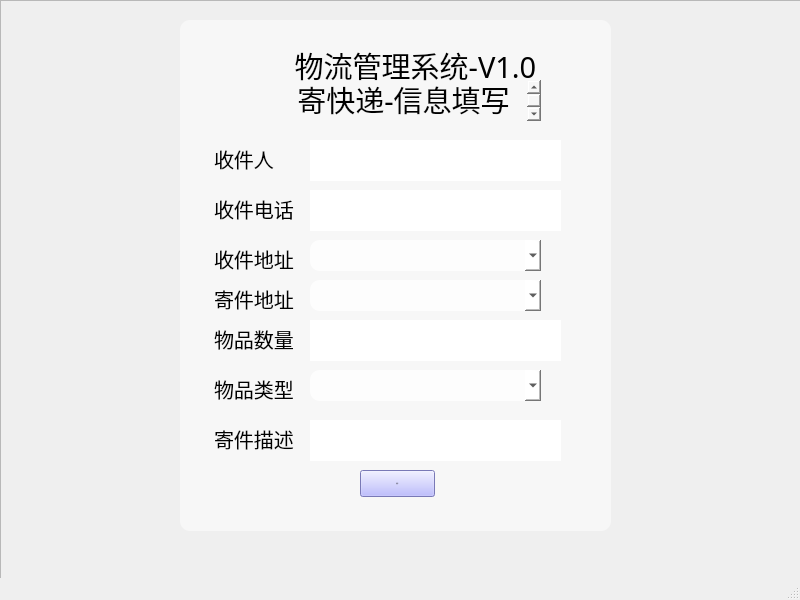
<?xml version="1.0" encoding="UTF-8"?>
<ui version="4.0">
 <class>pkgSend</class>
 <widget class="QMainWindow" name="pkgSend">
  <property name="geometry">
   <rect>
    <x>0</x>
    <y>0</y>
    <width>800</width>
    <height>600</height>
   </rect>
  </property>
  <property name="windowTitle">
   <string>MainWindow</string>
  </property>
  <property name="styleSheet">
   <string notr="true">#pkgSend{border-image: url(:/img/navi_background.png);}
</string>
  </property>
  <widget class="QWidget" name="centralwidget">
   <widget class="QFrame" name="mainFrame">
    <property name="geometry">
     <rect>
      <x>0</x>
      <y>0</y>
      <width>811</width>
      <height>591</height>
     </rect>
    </property>
    <property name="styleSheet">
     <string notr="true"/>
    </property>
    <property name="frameShape">
     <enum>QFrame::StyledPanel</enum>
    </property>
    <property name="frameShadow">
     <enum>QFrame::Raised</enum>
    </property>
    <widget class="QTextBrowser" name="title4">
     <property name="geometry">
      <rect>
       <x>210</x>
       <y>240</y>
       <width>141</width>
       <height>41</height>
      </rect>
     </property>
     <property name="font">
      <font>
       <family>SimHei</family>
       <pointsize>-1</pointsize>
       <weight>50</weight>
       <italic>false</italic>
       <bold>false</bold>
      </font>
     </property>
     <property name="styleSheet">
      <string notr="true">background-color: rgba(255, 255, 255,0);
border-width:0;border-style:outset;
font:20px &quot;SimHei&quot;</string>
     </property>
     <property name="html">
      <string>&lt;!DOCTYPE HTML PUBLIC &quot;-//W3C//DTD HTML 4.0//EN&quot; &quot;http://www.w3.org/TR/REC-html40/strict.dtd&quot;&gt;
&lt;html&gt;&lt;head&gt;&lt;meta name=&quot;qrichtext&quot; content=&quot;1&quot; /&gt;&lt;style type=&quot;text/css&quot;&gt;
p, li { white-space: pre-wrap; }
&lt;/style&gt;&lt;/head&gt;&lt;body style=&quot; font-family:'SimHei'; font-size:20px; font-weight:400; font-style:normal;&quot;&gt;
&lt;p style=&quot; margin-top:0px; margin-bottom:0px; margin-left:0px; margin-right:0px; -qt-block-indent:0; text-indent:0px;&quot;&gt;&lt;span style=&quot; font-family:'黑体'; font-size:20px;&quot;&gt;收件地址&lt;/span&gt;&lt;/p&gt;&lt;/body&gt;&lt;/html&gt;</string>
     </property>
    </widget>
    <widget class="QPushButton" name="Send">
     <property name="geometry">
      <rect>
       <x>360</x>
       <y>470</y>
       <width>75</width>
       <height>27</height>
      </rect>
     </property>
     <property name="font">
      <font>
       <family>SimHei</family>
       <pointsize>-1</pointsize>
       <weight>50</weight>
       <italic>false</italic>
       <bold>false</bold>
      </font>
     </property>
     <property name="styleSheet">
      <string notr="true">background-color: rgb(170, 170, 255);border-width:0px;
font:20px &quot;SimHei&quot;</string>
     </property>
     <property name="text">
      <string>寄！</string>
     </property>
    </widget>
    <widget class="QTextBrowser" name="title3">
     <property name="geometry">
      <rect>
       <x>210</x>
       <y>140</y>
       <width>81</width>
       <height>41</height>
      </rect>
     </property>
     <property name="font">
      <font>
       <family>SimHei</family>
       <pointsize>-1</pointsize>
       <weight>50</weight>
       <italic>false</italic>
       <bold>false</bold>
      </font>
     </property>
     <property name="styleSheet">
      <string notr="true">background-color: rgba(255, 255, 255,0);
border-width:0;border-style:outset;
font:20px &quot;SimHei&quot;</string>
     </property>
     <property name="html">
      <string>&lt;!DOCTYPE HTML PUBLIC &quot;-//W3C//DTD HTML 4.0//EN&quot; &quot;http://www.w3.org/TR/REC-html40/strict.dtd&quot;&gt;
&lt;html&gt;&lt;head&gt;&lt;meta name=&quot;qrichtext&quot; content=&quot;1&quot; /&gt;&lt;style type=&quot;text/css&quot;&gt;
p, li { white-space: pre-wrap; }
&lt;/style&gt;&lt;/head&gt;&lt;body style=&quot; font-family:'SimHei'; font-size:20px; font-weight:400; font-style:normal;&quot;&gt;
&lt;p style=&quot; margin-top:0px; margin-bottom:0px; margin-left:0px; margin-right:0px; -qt-block-indent:0; text-indent:0px;&quot;&gt;&lt;span style=&quot; font-family:'黑体'; font-size:20px;&quot;&gt;收件人&lt;/span&gt;&lt;/p&gt;&lt;/body&gt;&lt;/html&gt;</string>
     </property>
    </widget>
    <widget class="QTextBrowser" name="textBrowser">
     <property name="geometry">
      <rect>
       <x>180</x>
       <y>20</y>
       <width>431</width>
       <height>511</height>
      </rect>
     </property>
     <property name="styleSheet">
      <string notr="true">border-width:0px;
border-style:outset;
border-radius:10px;
background-color:rgba(255,255,255,0.5);</string>
     </property>
    </widget>
    <widget class="QLineEdit" name="recvName">
     <property name="geometry">
      <rect>
       <x>310</x>
       <y>140</y>
       <width>251</width>
       <height>41</height>
      </rect>
     </property>
     <property name="styleSheet">
      <string notr="true">border-width:0px;
border-style:outset;
font:20px &quot;SimHei&quot;</string>
     </property>
     <property name="text">
      <string/>
     </property>
    </widget>
    <widget class="QLineEdit" name="recvPhone">
     <property name="geometry">
      <rect>
       <x>310</x>
       <y>190</y>
       <width>251</width>
       <height>41</height>
      </rect>
     </property>
     <property name="styleSheet">
      <string notr="true">border-width:0px;
border-style:outset;
font:20px &quot;SimHei&quot;</string>
     </property>
     <property name="text">
      <string/>
     </property>
    </widget>
    <widget class="QTextBrowser" name="title4_2">
     <property name="geometry">
      <rect>
       <x>210</x>
       <y>190</y>
       <width>121</width>
       <height>41</height>
      </rect>
     </property>
     <property name="font">
      <font>
       <family>SimHei</family>
       <pointsize>-1</pointsize>
       <weight>50</weight>
       <italic>false</italic>
       <bold>false</bold>
      </font>
     </property>
     <property name="styleSheet">
      <string notr="true">background-color: rgba(255, 255, 255,0);
border-width:0;border-style:outset;
font:20px &quot;SimHei&quot;</string>
     </property>
     <property name="html">
      <string>&lt;!DOCTYPE HTML PUBLIC &quot;-//W3C//DTD HTML 4.0//EN&quot; &quot;http://www.w3.org/TR/REC-html40/strict.dtd&quot;&gt;
&lt;html&gt;&lt;head&gt;&lt;meta name=&quot;qrichtext&quot; content=&quot;1&quot; /&gt;&lt;style type=&quot;text/css&quot;&gt;
p, li { white-space: pre-wrap; }
&lt;/style&gt;&lt;/head&gt;&lt;body style=&quot; font-family:'SimHei'; font-size:20px; font-weight:400; font-style:normal;&quot;&gt;
&lt;p style=&quot; margin-top:0px; margin-bottom:0px; margin-left:0px; margin-right:0px; -qt-block-indent:0; text-indent:0px;&quot;&gt;&lt;span style=&quot; font-family:'黑体'; font-size:20px;&quot;&gt;收件电话&lt;/span&gt;&lt;/p&gt;&lt;/body&gt;&lt;/html&gt;</string>
     </property>
    </widget>
    <widget class="QTextBrowser" name="title4_3">
     <property name="geometry">
      <rect>
       <x>210</x>
       <y>420</y>
       <width>121</width>
       <height>41</height>
      </rect>
     </property>
     <property name="font">
      <font>
       <family>SimHei</family>
       <pointsize>-1</pointsize>
       <weight>50</weight>
       <italic>false</italic>
       <bold>false</bold>
      </font>
     </property>
     <property name="styleSheet">
      <string notr="true">background-color: rgba(255, 255, 255,0);
border-width:0;border-style:outset;
font:20px &quot;SimHei&quot;</string>
     </property>
     <property name="html">
      <string>&lt;!DOCTYPE HTML PUBLIC &quot;-//W3C//DTD HTML 4.0//EN&quot; &quot;http://www.w3.org/TR/REC-html40/strict.dtd&quot;&gt;
&lt;html&gt;&lt;head&gt;&lt;meta name=&quot;qrichtext&quot; content=&quot;1&quot; /&gt;&lt;style type=&quot;text/css&quot;&gt;
p, li { white-space: pre-wrap; }
&lt;/style&gt;&lt;/head&gt;&lt;body style=&quot; font-family:'SimHei'; font-size:20px; font-weight:400; font-style:normal;&quot;&gt;
&lt;p style=&quot; margin-top:0px; margin-bottom:0px; margin-left:0px; margin-right:0px; -qt-block-indent:0; text-indent:0px;&quot;&gt;&lt;span style=&quot; font-family:'黑体'; font-size:20px;&quot;&gt;寄件描述&lt;/span&gt;&lt;/p&gt;&lt;/body&gt;&lt;/html&gt;</string>
     </property>
    </widget>
    <widget class="QLineEdit" name="pkgDes">
     <property name="geometry">
      <rect>
       <x>310</x>
       <y>420</y>
       <width>251</width>
       <height>41</height>
      </rect>
     </property>
     <property name="styleSheet">
      <string notr="true">border-width:0px;
border-style:outset;
font:20px &quot;SimHei&quot;</string>
     </property>
     <property name="text">
      <string/>
     </property>
    </widget>
    <widget class="QTextBrowser" name="title4_4">
     <property name="geometry">
      <rect>
       <x>210</x>
       <y>280</y>
       <width>121</width>
       <height>41</height>
      </rect>
     </property>
     <property name="font">
      <font>
       <family>SimHei</family>
       <pointsize>-1</pointsize>
       <weight>50</weight>
       <italic>false</italic>
       <bold>false</bold>
      </font>
     </property>
     <property name="styleSheet">
      <string notr="true">background-color: rgba(255, 255, 255,0);
border-width:0;border-style:outset;
font:20px &quot;SimHei&quot;</string>
     </property>
     <property name="html">
      <string>&lt;!DOCTYPE HTML PUBLIC &quot;-//W3C//DTD HTML 4.0//EN&quot; &quot;http://www.w3.org/TR/REC-html40/strict.dtd&quot;&gt;
&lt;html&gt;&lt;head&gt;&lt;meta name=&quot;qrichtext&quot; content=&quot;1&quot; /&gt;&lt;style type=&quot;text/css&quot;&gt;
p, li { white-space: pre-wrap; }
&lt;/style&gt;&lt;/head&gt;&lt;body style=&quot; font-family:'SimHei'; font-size:20px; font-weight:400; font-style:normal;&quot;&gt;
&lt;p style=&quot; margin-top:0px; margin-bottom:0px; margin-left:0px; margin-right:0px; -qt-block-indent:0; text-indent:0px;&quot;&gt;&lt;span style=&quot; font-family:'黑体'; font-size:20px;&quot;&gt;寄件地址&lt;/span&gt;&lt;/p&gt;&lt;/body&gt;&lt;/html&gt;</string>
     </property>
    </widget>
    <widget class="QComboBox" name="recvAdressCombo">
     <property name="geometry">
      <rect>
       <x>310</x>
       <y>240</y>
       <width>231</width>
       <height>31</height>
      </rect>
     </property>
     <property name="styleSheet">
      <string notr="true">background-color:rgba(255,255,255,0.8);
border-radius:10px;
border:none;
font:20px &quot;SimHei&quot;;</string>
     </property>
    </widget>
    <widget class="QPushButton" name="adressAdd">
     <property name="geometry">
      <rect>
       <x>550</x>
       <y>250</y>
       <width>41</width>
       <height>71</height>
      </rect>
     </property>
     <property name="styleSheet">
      <string notr="true">border:none;
border-radius:5px;
border-type:outset;</string>
     </property>
     <property name="text">
      <string/>
     </property>
     <property name="icon">
      <iconset resource="mainres.qrc">
       <normaloff>:/img/plus.png</normaloff>:/img/plus.png</iconset>
     </property>
     <property name="iconSize">
      <size>
       <width>40</width>
       <height>40</height>
      </size>
     </property>
    </widget>
    <widget class="QComboBox" name="sendAdressCombo">
     <property name="geometry">
      <rect>
       <x>310</x>
       <y>280</y>
       <width>231</width>
       <height>31</height>
      </rect>
     </property>
     <property name="styleSheet">
      <string notr="true">background-color:rgba(255,255,255,0.8);
border-radius:10px;
border:none;
font:20px &quot;SimHei&quot;;</string>
     </property>
    </widget>
    <widget class="QTextBrowser" name="title">
     <property name="geometry">
      <rect>
       <x>260</x>
       <y>40</y>
       <width>311</width>
       <height>61</height>
      </rect>
     </property>
     <property name="font">
      <font>
       <family>SimHei</family>
       <pointsize>-1</pointsize>
       <weight>50</weight>
       <italic>false</italic>
       <bold>false</bold>
      </font>
     </property>
     <property name="styleSheet">
      <string notr="true">background-color: rgba(255, 255, 255,0);
border-width:0;border-style:outset;
font:29px &quot;SimHei&quot;;</string>
     </property>
     <property name="html">
      <string>&lt;!DOCTYPE HTML PUBLIC &quot;-//W3C//DTD HTML 4.0//EN&quot; &quot;http://www.w3.org/TR/REC-html40/strict.dtd&quot;&gt;
&lt;html&gt;&lt;head&gt;&lt;meta name=&quot;qrichtext&quot; content=&quot;1&quot; /&gt;&lt;style type=&quot;text/css&quot;&gt;
p, li { white-space: pre-wrap; }
&lt;/style&gt;&lt;/head&gt;&lt;body style=&quot; font-family:'SimHei'; font-size:29px; font-weight:400; font-style:normal;&quot;&gt;
&lt;p align=&quot;center&quot; style=&quot; margin-top:0px; margin-bottom:0px; margin-left:0px; margin-right:0px; -qt-block-indent:0; text-indent:0px;&quot;&gt;&lt;span style=&quot; font-family:'黑体'; font-size:29px;&quot;&gt;物流管理系统-V1.0&lt;/span&gt;&lt;/p&gt;&lt;/body&gt;&lt;/html&gt;</string>
     </property>
    </widget>
    <widget class="QTextBrowser" name="title2">
     <property name="geometry">
      <rect>
       <x>280</x>
       <y>80</y>
       <width>261</width>
       <height>41</height>
      </rect>
     </property>
     <property name="font">
      <font>
       <family>SimHei</family>
       <pointsize>-1</pointsize>
       <weight>50</weight>
       <italic>false</italic>
       <bold>false</bold>
      </font>
     </property>
     <property name="styleSheet">
      <string notr="true">background-color: rgba(255, 255, 255,0);
border-width:0;border-style:outset;
font:29px &quot;SimHei&quot;;</string>
     </property>
     <property name="html">
      <string>&lt;!DOCTYPE HTML PUBLIC &quot;-//W3C//DTD HTML 4.0//EN&quot; &quot;http://www.w3.org/TR/REC-html40/strict.dtd&quot;&gt;
&lt;html&gt;&lt;head&gt;&lt;meta name=&quot;qrichtext&quot; content=&quot;1&quot; /&gt;&lt;style type=&quot;text/css&quot;&gt;
p, li { white-space: pre-wrap; }
&lt;/style&gt;&lt;/head&gt;&lt;body style=&quot; font-family:'SimHei'; font-size:29px; font-weight:400; font-style:normal;&quot;&gt;
&lt;p align=&quot;center&quot; style=&quot; margin-top:0px; margin-bottom:0px; margin-left:0px; margin-right:0px; -qt-block-indent:0; text-indent:0px;&quot;&gt;&lt;span style=&quot; font-family:'黑体'; font-size:29px;&quot;&gt;寄快递-信息填写&lt;/span&gt;&lt;/p&gt;&lt;/body&gt;&lt;/html&gt;</string>
     </property>
    </widget>
    <widget class="QTextBrowser" name="title4_5">
     <property name="geometry">
      <rect>
       <x>210</x>
       <y>370</y>
       <width>141</width>
       <height>41</height>
      </rect>
     </property>
     <property name="font">
      <font>
       <family>SimHei</family>
       <pointsize>-1</pointsize>
       <weight>50</weight>
       <italic>false</italic>
       <bold>false</bold>
      </font>
     </property>
     <property name="styleSheet">
      <string notr="true">background-color: rgba(255, 255, 255,0);
border-width:0;border-style:outset;
font:20px &quot;SimHei&quot;</string>
     </property>
     <property name="html">
      <string>&lt;!DOCTYPE HTML PUBLIC &quot;-//W3C//DTD HTML 4.0//EN&quot; &quot;http://www.w3.org/TR/REC-html40/strict.dtd&quot;&gt;
&lt;html&gt;&lt;head&gt;&lt;meta name=&quot;qrichtext&quot; content=&quot;1&quot; /&gt;&lt;style type=&quot;text/css&quot;&gt;
p, li { white-space: pre-wrap; }
&lt;/style&gt;&lt;/head&gt;&lt;body style=&quot; font-family:'SimHei'; font-size:20px; font-weight:400; font-style:normal;&quot;&gt;
&lt;p style=&quot; margin-top:0px; margin-bottom:0px; margin-left:0px; margin-right:0px; -qt-block-indent:0; text-indent:0px;&quot;&gt;&lt;span style=&quot; font-family:'黑体'; font-size:20px;&quot;&gt;物品类型&lt;/span&gt;&lt;/p&gt;&lt;/body&gt;&lt;/html&gt;</string>
     </property>
    </widget>
    <widget class="QComboBox" name="type">
     <property name="geometry">
      <rect>
       <x>310</x>
       <y>370</y>
       <width>231</width>
       <height>31</height>
      </rect>
     </property>
     <property name="styleSheet">
      <string notr="true">background-color:rgba(255,255,255,0.8);
border-radius:10px;
border:none;
font:20px &quot;SimHei&quot;;</string>
     </property>
    </widget>
    <widget class="QTextBrowser" name="title4_6">
     <property name="geometry">
      <rect>
       <x>210</x>
       <y>320</y>
       <width>121</width>
       <height>41</height>
      </rect>
     </property>
     <property name="font">
      <font>
       <family>SimHei</family>
       <pointsize>-1</pointsize>
       <weight>50</weight>
       <italic>false</italic>
       <bold>false</bold>
      </font>
     </property>
     <property name="styleSheet">
      <string notr="true">background-color: rgba(255, 255, 255,0);
border-width:0;border-style:outset;
font:20px &quot;SimHei&quot;</string>
     </property>
     <property name="html">
      <string>&lt;!DOCTYPE HTML PUBLIC &quot;-//W3C//DTD HTML 4.0//EN&quot; &quot;http://www.w3.org/TR/REC-html40/strict.dtd&quot;&gt;
&lt;html&gt;&lt;head&gt;&lt;meta name=&quot;qrichtext&quot; content=&quot;1&quot; /&gt;&lt;style type=&quot;text/css&quot;&gt;
p, li { white-space: pre-wrap; }
&lt;/style&gt;&lt;/head&gt;&lt;body style=&quot; font-family:'SimHei'; font-size:20px; font-weight:400; font-style:normal;&quot;&gt;
&lt;p style=&quot; margin-top:0px; margin-bottom:0px; margin-left:0px; margin-right:0px; -qt-block-indent:0; text-indent:0px;&quot;&gt;&lt;span style=&quot; font-family:'黑体'; font-size:20px;&quot;&gt;物品数量&lt;/span&gt;&lt;/p&gt;&lt;/body&gt;&lt;/html&gt;</string>
     </property>
    </widget>
    <widget class="QLineEdit" name="itemNum">
     <property name="geometry">
      <rect>
       <x>310</x>
       <y>320</y>
       <width>251</width>
       <height>41</height>
      </rect>
     </property>
     <property name="styleSheet">
      <string notr="true">border-width:0px;
border-style:outset;
font:20px &quot;SimHei&quot;</string>
     </property>
     <property name="text">
      <string/>
     </property>
    </widget>
    <zorder>textBrowser</zorder>
    <zorder>title4</zorder>
    <zorder>Send</zorder>
    <zorder>title3</zorder>
    <zorder>recvName</zorder>
    <zorder>recvPhone</zorder>
    <zorder>title4_2</zorder>
    <zorder>title4_3</zorder>
    <zorder>pkgDes</zorder>
    <zorder>title4_4</zorder>
    <zorder>recvAdressCombo</zorder>
    <zorder>adressAdd</zorder>
    <zorder>sendAdressCombo</zorder>
    <zorder>title</zorder>
    <zorder>title2</zorder>
    <zorder>title4_5</zorder>
    <zorder>type</zorder>
    <zorder>title4_6</zorder>
    <zorder>itemNum</zorder>
   </widget>
  </widget>
  <widget class="QMenuBar" name="menubar">
   <property name="geometry">
    <rect>
     <x>0</x>
     <y>0</y>
     <width>800</width>
     <height>23</height>
    </rect>
   </property>
  </widget>
  <widget class="QStatusBar" name="statusbar"/>
 </widget>
 <resources>
  <include location="mainres.qrc"/>
 </resources>
 <connections/>
</ui>
